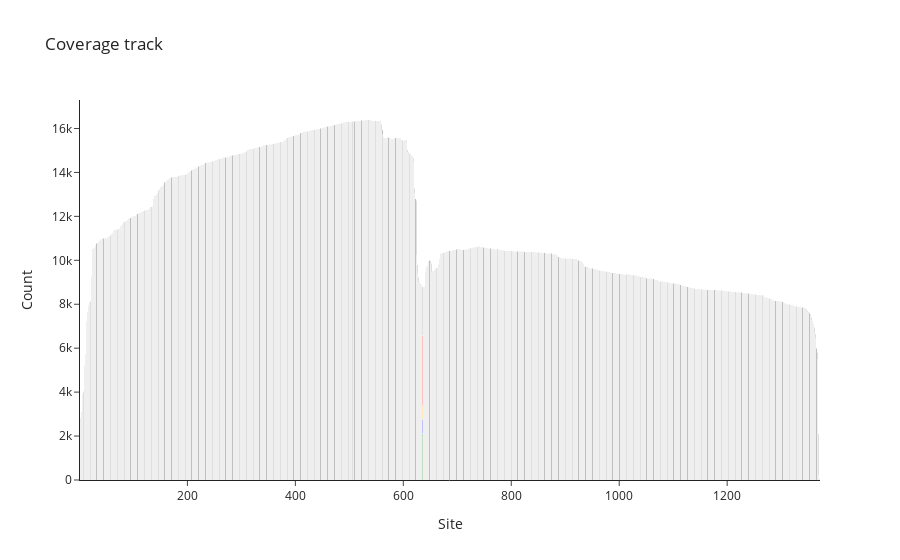

This figure's notebook cell:
### Code cell
plot_coverage_track("/home/vincent/masterthesis/data/inhouse_data/Gm_extracted_all.tsv", "/home/vincent/masterthesis/data/inhouse_data/splint_ligation_reference.fa", "IRESeGFP5-complete", 0.5)

### Figure 1 — Plotly figure (JSON) as saved in the notebook; plotly's stock layout.template omitted (floating-point values rounded to 4 significant figures; data arrays with more than 128 entries replaced by an {"elided": "..."} marker saying what was removed)
{"data": [{"customdata": [["IRESeGFP5-complete", 16323, 305, 7003, 29, 8189, 797, 735, "G"], ["IRESeGFP5-complete", 8807, 2110, 645, 619, 3218, 2215, 0, "G"]], "hovertemplate": "%{customdata[0]}:%{x}<br>Total count: %{customdata[1]}<br>----------", "marker": {"color": "white"}, "name": "", "type": "bar", "x": [507, 636], "y": [0, 0]}, {"marker": {"color": "green"}, "name": "A", "type": "bar", "width": 1, "x": [507, 636], "y": [305, 2110]}, {"marker": {"color": "blue"}, "name": "C", "type": "bar", "width": 1, "x": [507, 636], "y": [7003, 645]}, {"marker": {"color": "orange"}, "name": "G", "type": "bar", "width": 1, "x": [507, 636], "y": [29, 619]}, {"marker": {"color": "red"}, "name": "T", "type": "bar", "width": 1, "x": [507, 636], "y": [8189, 3218]}, {"hoverinfo": "skip", "marker": {"color": "grey"}, "name": "", "type": "bar", "width": 1, "x": [507, 636], "y": [797, 2215]}, {"customdata": [["IRESeGFP5-complete", 16323, 305, 7003, 29, 8189, 797, 735, "G"], ["IRESeGFP5-complete", 8807, 2110, 645, 619, 3218, 2215, 0, "G"]], "hovertemplate": "----------<br>DEL: %{customdata[6]}<br>INS: %{customdata[7]}<br>----------<br>Ref: %{customdata[8]}<extra></extra>", "marker": {"color": "white"}, "type": "bar", "x": [507, 636], "y": [0, 0]}, {"customdata": {"elided": "1370x9 mixed values"}, "hovertemplate": "%{customdata[0]}:%{x}<br>Total count: %{customdata[1]}<br>----------<br>A: %{customdata[2]}<br>C: %{customdata[3]}<br>G: %{customdata[4]}<br>T: %{customdata[5]}<br>----------<br>DEL: %{customdata[6]}<br>INS: %{customdata[7]}<br>----------<br>Ref: %{customdata[8]}<extra></extra>", "marker": {"color": "white"}, "type": "bar", "x": {"elided": "1370 int values"}, "y": {"elided": "1370 int values"}}, {"hoverinfo": "skip", "marker": {"color": "grey"}, "name": "Total count", "type": "bar", "width": 1, "x": {"elided": "1370 int values"}, "y": {"elided": "1370 int values"}}], "layout": {"barmode": "stack", "hovermode": "x unified", "showlegend": false, "title": {"text": "Coverage track"}, "xaxis": {"range": [1, 1372], "title": {"text": "Site"}}, "yaxis": {"rangemode": "nonnegative", "title": {"text": "Count"}}}}
